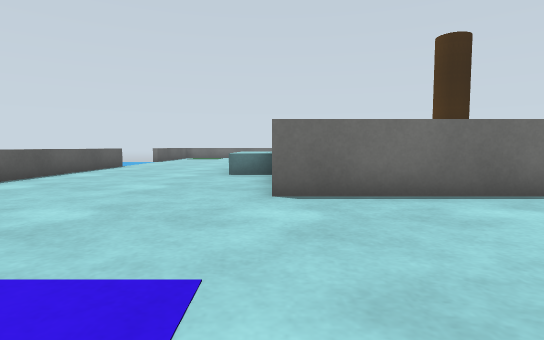
view 1 (above)

22 first-person views from a walk through a robot-simulator world made for Gazebo. The camera is 0.19 m above the floor, tilts 4° down and sees 80° across. The floor is counted in squares, 0.25 m on a side. Each view is taken from the middle of a square. On the plan, view 1 faces up. The plan holds only what a view shows up to about 10 squares ahead; the rest is blank. The place goes on beyond the plan.

view 2
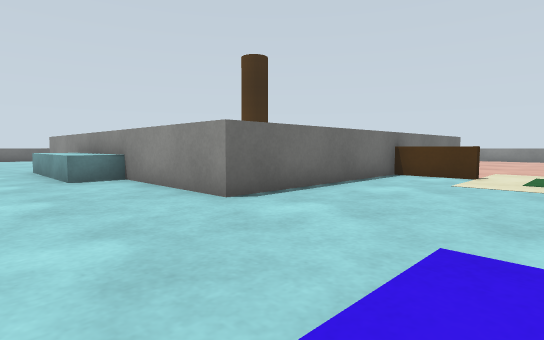

view 3
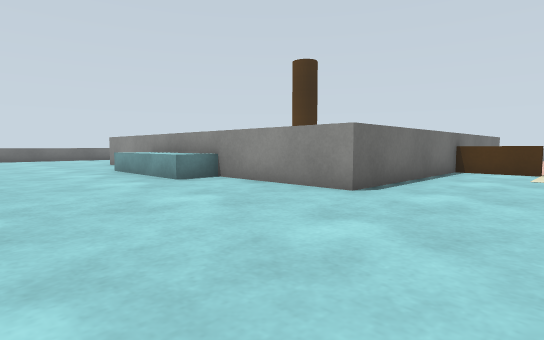

view 4
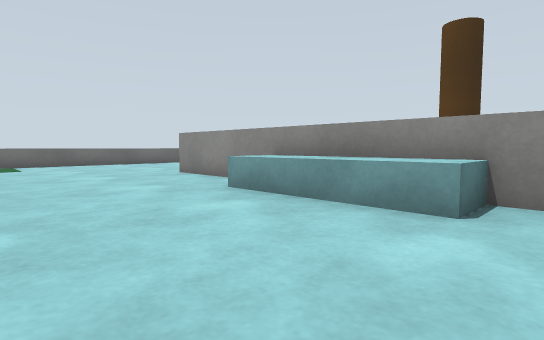

view 5
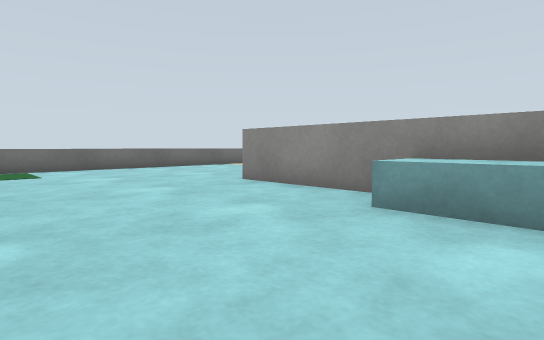

view 6
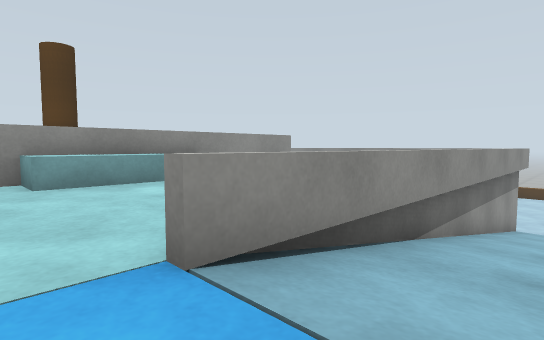

view 7
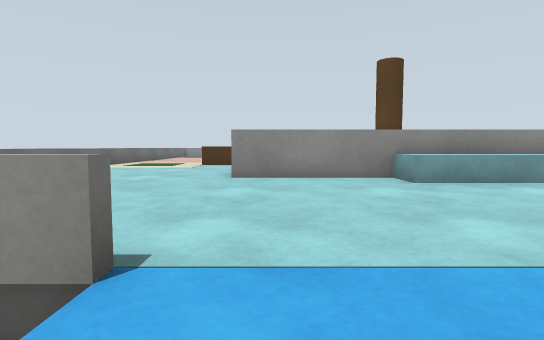

view 8
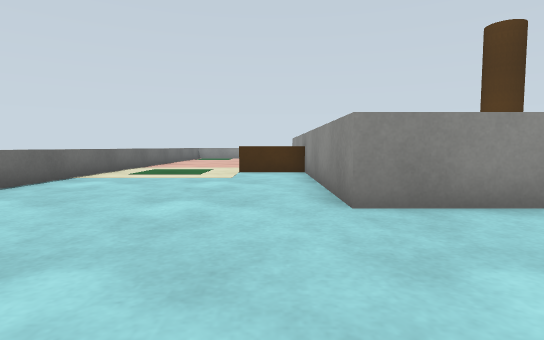

view 9
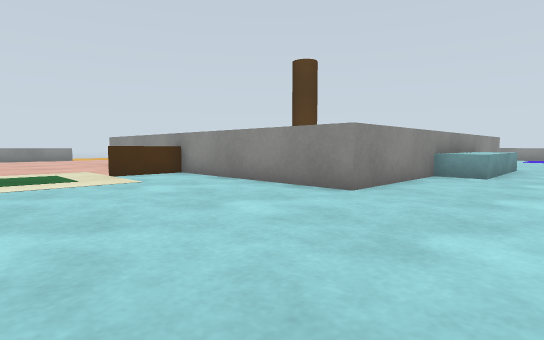

view 10
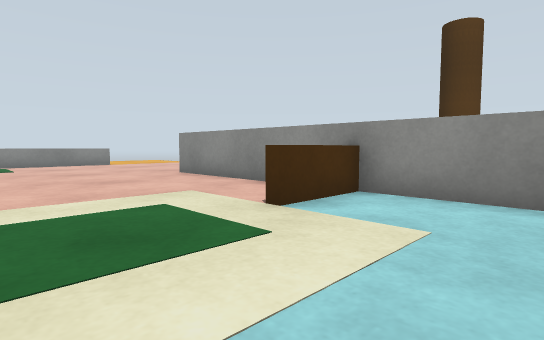

view 11
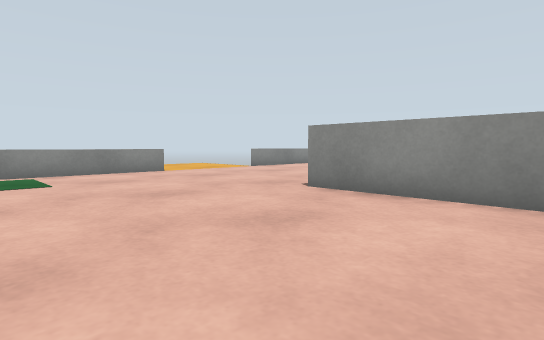

view 12
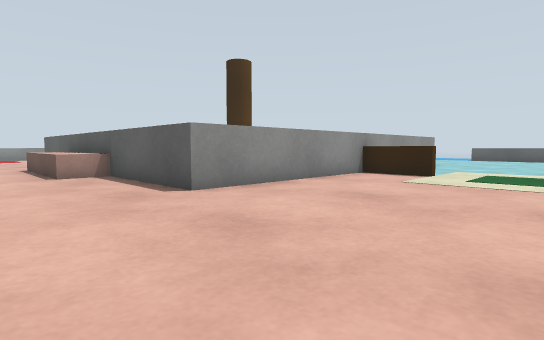

view 13
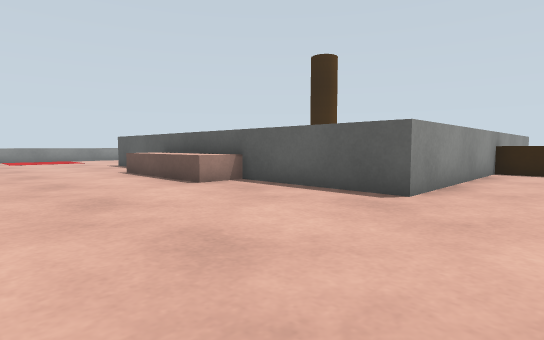

view 14
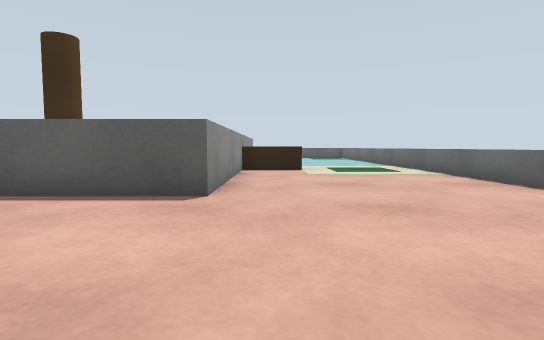

view 15
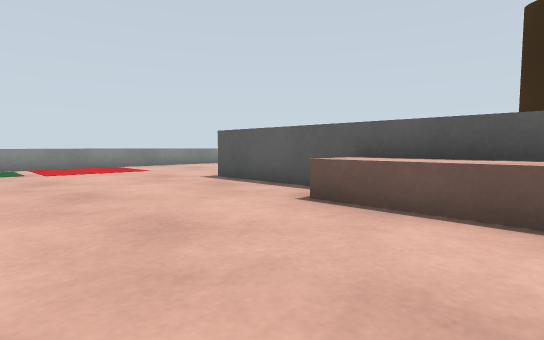

view 16
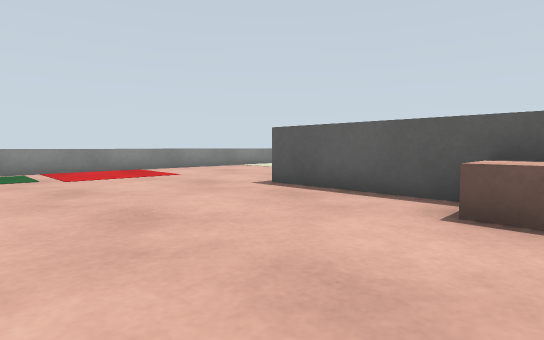

view 17
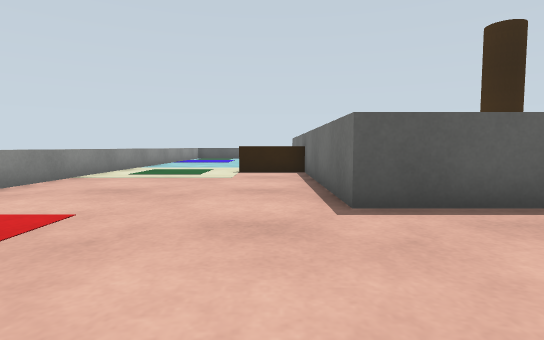

view 18
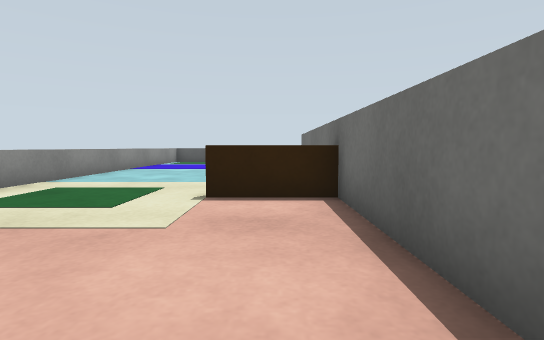

view 19
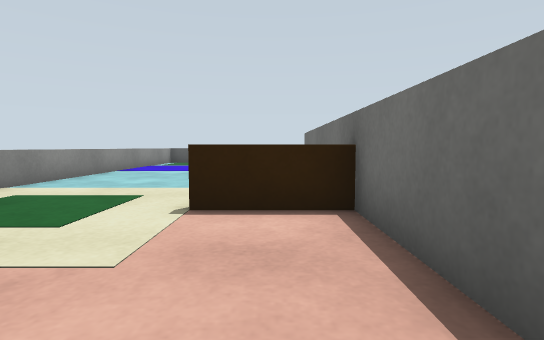

view 20
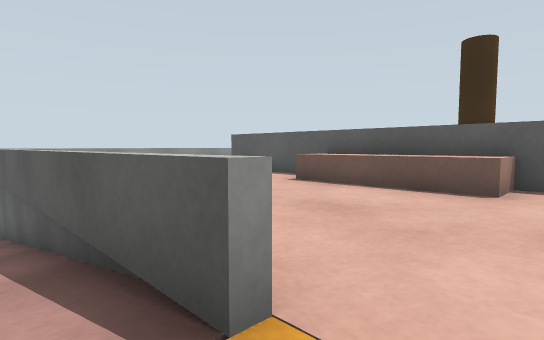

view 21
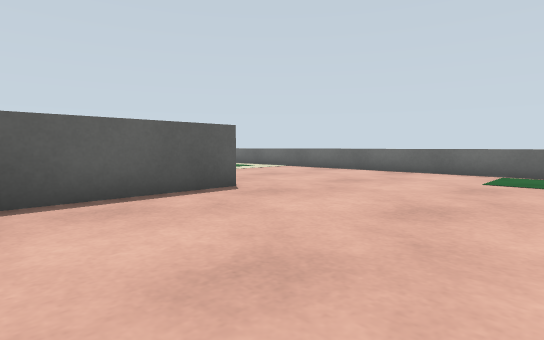

view 22
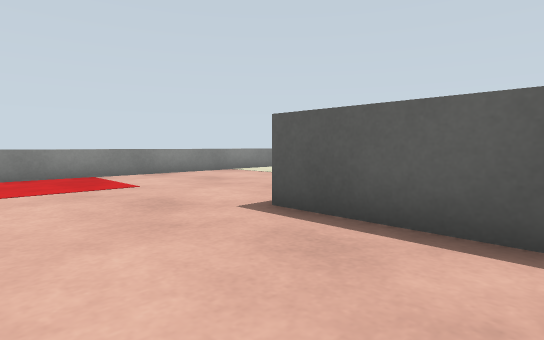

### Floor plan
Key: @ floor where view 1 was taken; # wall or solid block; . floor; = window, fence, low wall or low ledge; B cyan box; E beige box.
Columns run from 8 left of view 1 to 19 right of it. Each row starts with its distance up from view 1.
 23     ==   =========== ====
 22      ...................
 21     ......................=
 20     ......................=
 19     ..........=...........=
 18   =...........=...........=
 17   =.....#############.....
 16 . ......#           #.....
 15   ......#           #.....
 14 . ......#           #.......
 13   =....B#           #E....=
 12   =....B#           #E....=
 11   =....B#           #E....=
 10   =....B#           #E....=
  9   =....B#           #E....=
  8   =.....#           #.....=
  7   =.....#           #.....=
  6   =.....#           #.....=
  5   =.....#############.....=
  4   =...........=.......... =
  3   =...........=.......... =
  2   =......................
  1      .  .............  ..
  0         @............  .
 -1         =================

Where each view was taken, in squares from view 1:
view 1: 0 up, 0 right, facing up
view 2: 1 up, 3 left, facing up-right
view 3: 2 up, 5 left, facing up-right
view 4: 8 up, 5 left, facing up-right
view 5: 11 up, 5 left, facing up-right
view 6: 14 up, 8 left, facing down-right
view 7: 16 up, 8 left, facing right
view 8: 18 up, 4 left, facing right
view 9: 22 up, 3 left, facing down-right
view 10: 22 up, 3 right, facing down-right
view 11: 22 up, 8 right, facing down-right
view 12: 22 up, 15 right, facing down-left
view 13: 19 up, 17 right, facing down-left
view 14: 18 up, 17 right, facing left
view 15: 12 up, 17 right, facing down-left
view 16: 10 up, 17 right, facing down-left
view 17: 4 up, 16 right, facing left
view 18: 4 up, 11 right, facing left
view 19: 4 up, 10 right, facing left
view 20: 14 up, 19 right, facing down-left
view 21: 13 up, 17 right, facing up-left
view 22: 8 up, 15 right, facing down-left
